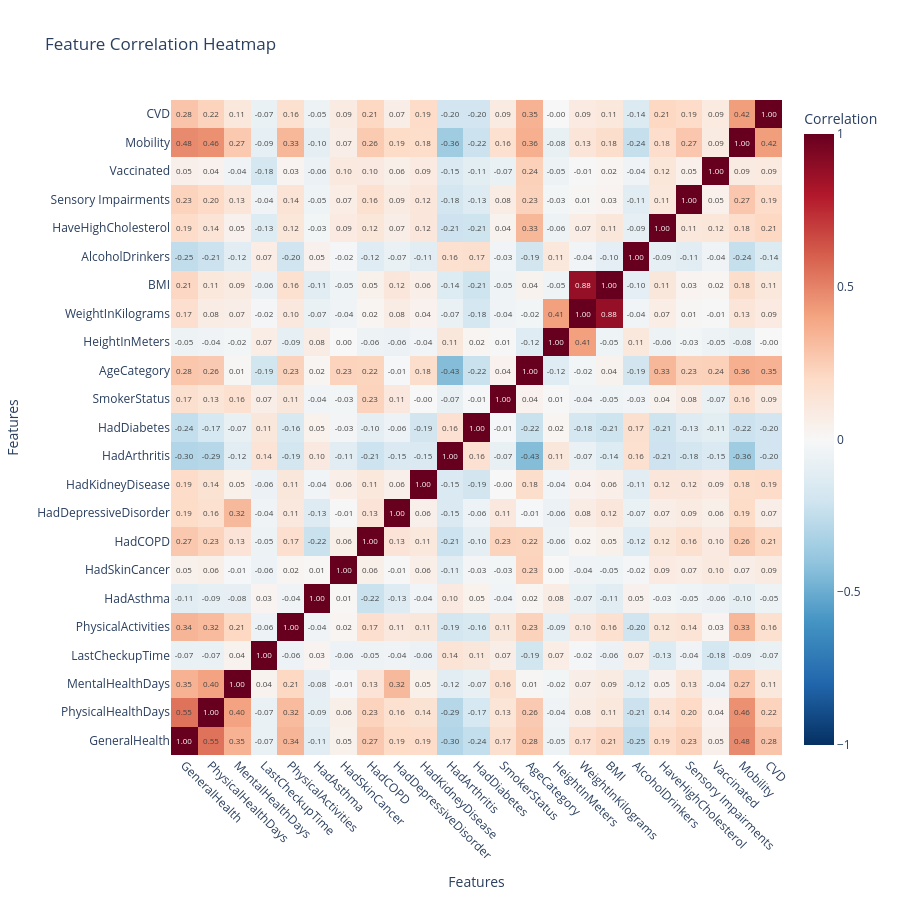

Notebook code cell kept with this figure:
### Code cell
fig: Figure = correlation_matrix(df, ["Sex"])
fig.show()

### Figure 1 — Plotly figure (JSON) as saved in the notebook; plotly's stock layout.template omitted (floating-point values rounded to 4 significant figures; data arrays with more than 128 entries replaced by an {"elided": "..."} marker saying what was removed)
{"data": [{"colorbar": {"title": {"text": "Correlation"}}, "colorscale": [[0, "rgb(103,0,31)"], [0.1, "rgb(178,24,43)"], [0.2, "rgb(214,96,77)"], [0.3, "rgb(244,165,130)"], [0.4, "rgb(253,219,199)"], [0.5, "rgb(247,247,247)"], [0.6, "rgb(209,229,240)"], [0.7, "rgb(146,197,222)"], [0.8, "rgb(67,147,195)"], [0.9, "rgb(33,102,172)"], [1, "rgb(5,48,97)"]], "reversescale": true, "text": {"elided": "23x23 str values"}, "texttemplate": "%{text}", "type": "heatmap", "x": ["GeneralHealth", "PhysicalHealthDays", "MentalHealthDays", "LastCheckupTime", "PhysicalActivities", "HadAsthma", "HadSkinCancer", "HadCOPD", "HadDepressiveDisorder", "HadKidneyDisease", "HadArthritis", "HadDiabetes", "SmokerStatus", "AgeCategory", "HeightInMeters", "WeightInKilograms", "BMI", "AlcoholDrinkers", "HaveHighCholesterol", "Sensory Impairments", "Vaccinated", "Mobility", "CVD"], "y": ["GeneralHealth", "PhysicalHealthDays", "MentalHealthDays", "LastCheckupTime", "PhysicalActivities", "HadAsthma", "HadSkinCancer", "HadCOPD", "HadDepressiveDisorder", "HadKidneyDisease", "HadArthritis", "HadDiabetes", "SmokerStatus", "AgeCategory", "HeightInMeters", "WeightInKilograms", "BMI", "AlcoholDrinkers", "HaveHighCholesterol", "Sensory Impairments", "Vaccinated", "Mobility", "CVD"], "z": {"elided": "23x23 float values"}, "zmax": 1, "zmin": -1}], "layout": {"height": 900, "title": {"text": "Feature Correlation Heatmap"}, "width": 900, "xaxis": {"tickangle": 45, "title": {"text": "Features"}}, "yaxis": {"title": {"text": "Features"}}}}
